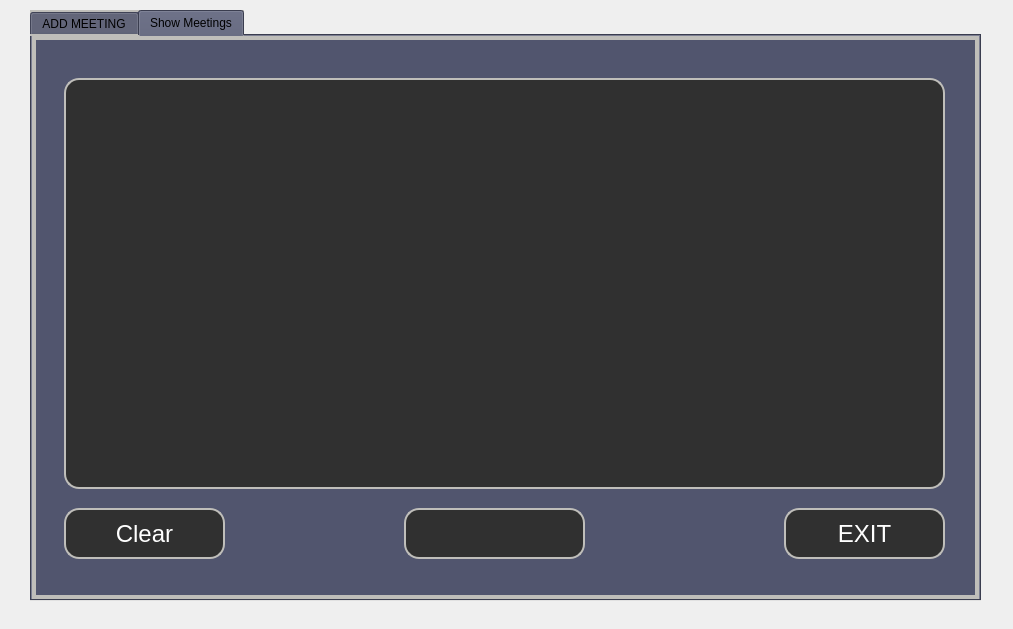
<?xml version="1.0" encoding="UTF-8"?>
<ui version="4.0">
 <class>Todoja</class>
 <widget class="QDialog" name="Todoja">
  <property name="geometry">
   <rect>
    <x>0</x>
    <y>0</y>
    <width>1013</width>
    <height>629</height>
   </rect>
  </property>
  <property name="windowTitle">
   <string>Dialog</string>
  </property>
  <property name="styleSheet">
   <string notr="true">*{
background:url(C:/Users/ALA/Desktop/2A/projet/hammerrrm.jpg);
}</string>
  </property>
  <widget class="QTabWidget" name="tabWidget">
   <property name="geometry">
    <rect>
     <x>30</x>
     <y>10</y>
     <width>951</width>
     <height>591</height>
    </rect>
   </property>
   <property name="styleSheet">
    <string notr="true">*{
	background:#51556e;
	border: 2px  solid #bfbeba;
}</string>
   </property>
   <property name="tabPosition">
    <enum>QTabWidget::North</enum>
   </property>
   <property name="tabShape">
    <enum>QTabWidget::Rounded</enum>
   </property>
   <property name="currentIndex">
    <number>1</number>
   </property>
   <property name="elideMode">
    <enum>Qt::ElideNone</enum>
   </property>
   <property name="documentMode">
    <bool>false</bool>
   </property>
   <property name="tabsClosable">
    <bool>false</bool>
   </property>
   <property name="movable">
    <bool>true</bool>
   </property>
   <property name="tabBarAutoHide">
    <bool>false</bool>
   </property>
   <widget class="QWidget" name="tab">
    <attribute name="title">
     <string>ADD MEETING</string>
    </attribute>
    <widget class="QLabel" name="label_7">
     <property name="geometry">
      <rect>
       <x>250</x>
       <y>40</y>
       <width>421</width>
       <height>51</height>
      </rect>
     </property>
     <property name="styleSheet">
      <string notr="true">*{
    font-family:century gothic;border:none;
    font-size:24px;
	color:#bfbeba;
}

</string>
     </property>
     <property name="text">
      <string>Put The Task Of The Employee Here</string>
     </property>
    </widget>
    <widget class="QPushButton" name="ADD">
     <property name="geometry">
      <rect>
       <x>510</x>
       <y>440</y>
       <width>131</width>
       <height>51</height>
      </rect>
     </property>
     <property name="font">
      <font>
       <pointsize>12</pointsize>
      </font>
     </property>
     <property name="styleSheet">
      <string notr="true">*{
color:white;
border-radius: 15px;border: 2px solid #bfbeba;
background:#303030;
}

*:hover
{
	color:#303030;
	border-radius:15px;
	background:white
}</string>
     </property>
     <property name="text">
      <string>ADD</string>
     </property>
    </widget>
    <widget class="QPushButton" name="EXIT">
     <property name="geometry">
      <rect>
       <x>740</x>
       <y>440</y>
       <width>131</width>
       <height>50</height>
      </rect>
     </property>
     <property name="font">
      <font>
       <pointsize>12</pointsize>
      </font>
     </property>
     <property name="styleSheet">
      <string notr="true">*{
color:white;
border-radius: 15px;border: 2px solid #bfbeba;
background:#303030;
}

*:hover
{
	color:#303030;
	border-radius:15px;
	background:white
}</string>
     </property>
     <property name="text">
      <string>EXIT</string>
     </property>
    </widget>
    <widget class="QLabel" name="ID_OBJ">
     <property name="geometry">
      <rect>
       <x>50</x>
       <y>130</y>
       <width>81</width>
       <height>41</height>
      </rect>
     </property>
     <property name="font">
      <font>
       <family>century gothic</family>
       <pointsize>-1</pointsize>
      </font>
     </property>
     <property name="styleSheet">
      <string notr="true">*{
    font-family:century gothic;
    font-size:24px;
	color:white;
	border:none;
}

</string>
     </property>
     <property name="text">
      <string>ID_MET</string>
     </property>
    </widget>
    <widget class="QLineEdit" name="IDA">
     <property name="geometry">
      <rect>
       <x>160</x>
       <y>320</y>
       <width>141</width>
       <height>31</height>
      </rect>
     </property>
     <property name="font">
      <font>
       <pointsize>14</pointsize>
      </font>
     </property>
     <property name="acceptDrops">
      <bool>true</bool>
     </property>
     <property name="styleSheet">
      <string notr="true">*{
background:transparent;
border:none;
color:white;
border-bottom:1px solid #717072;
}</string>
     </property>
     <property name="inputMask">
      <string/>
     </property>
     <property name="text">
      <string/>
     </property>
     <property name="maxLength">
      <number>32767</number>
     </property>
     <property name="echoMode">
      <enum>QLineEdit::Normal</enum>
     </property>
     <property name="placeholderText">
      <string>123456</string>
     </property>
    </widget>
    <widget class="QLineEdit" name="LMET">
     <property name="geometry">
      <rect>
       <x>150</x>
       <y>140</y>
       <width>141</width>
       <height>31</height>
      </rect>
     </property>
     <property name="font">
      <font>
       <pointsize>14</pointsize>
      </font>
     </property>
     <property name="acceptDrops">
      <bool>true</bool>
     </property>
     <property name="styleSheet">
      <string notr="true">*{
background:transparent;
border:none;
color:white;
border-bottom:1px solid #717072;
}</string>
     </property>
     <property name="inputMask">
      <string/>
     </property>
     <property name="text">
      <string/>
     </property>
     <property name="maxLength">
      <number>32767</number>
     </property>
     <property name="echoMode">
      <enum>QLineEdit::Normal</enum>
     </property>
     <property name="placeholderText">
      <string>123456</string>
     </property>
    </widget>
    <widget class="QLineEdit" name="LIdroom">
     <property name="geometry">
      <rect>
       <x>190</x>
       <y>260</y>
       <width>131</width>
       <height>31</height>
      </rect>
     </property>
     <property name="font">
      <font>
       <pointsize>14</pointsize>
      </font>
     </property>
     <property name="acceptDrops">
      <bool>true</bool>
     </property>
     <property name="styleSheet">
      <string notr="true">*{
background:transparent;
border:none;
color:white;
border-bottom:1px solid #717072;
}</string>
     </property>
     <property name="inputMask">
      <string/>
     </property>
     <property name="text">
      <string/>
     </property>
     <property name="maxLength">
      <number>32767</number>
     </property>
     <property name="echoMode">
      <enum>QLineEdit::Normal</enum>
     </property>
     <property name="placeholderText">
      <string>123456</string>
     </property>
    </widget>
    <widget class="QCalendarWidget" name="LDATE">
     <property name="geometry">
      <rect>
       <x>480</x>
       <y>120</y>
       <width>421</width>
       <height>291</height>
      </rect>
     </property>
    </widget>
    <widget class="QLabel" name="ID_OBJ_5">
     <property name="geometry">
      <rect>
       <x>380</x>
       <y>130</y>
       <width>71</width>
       <height>51</height>
      </rect>
     </property>
     <property name="styleSheet">
      <string notr="true">*{
    font-family:century gothic;
    font-size:24px;
	color:white;
	border:none;
}

</string>
     </property>
     <property name="text">
      <string>DATE</string>
     </property>
    </widget>
    <widget class="QLabel" name="ID_OBJ_2">
     <property name="geometry">
      <rect>
       <x>50</x>
       <y>250</y>
       <width>121</width>
       <height>41</height>
      </rect>
     </property>
     <property name="font">
      <font>
       <family>century gothic</family>
       <pointsize>-1</pointsize>
      </font>
     </property>
     <property name="styleSheet">
      <string notr="true">*{
    font-family:century gothic;
    font-size:24px;
	color:white;
	border:none;
}

</string>
     </property>
     <property name="text">
      <string>ID_ROOM</string>
     </property>
    </widget>
    <widget class="QLabel" name="ID_OBJ_4">
     <property name="geometry">
      <rect>
       <x>50</x>
       <y>310</y>
       <width>61</width>
       <height>41</height>
      </rect>
     </property>
     <property name="font">
      <font>
       <family>century gothic</family>
       <pointsize>-1</pointsize>
      </font>
     </property>
     <property name="styleSheet">
      <string notr="true">*{
    font-family:century gothic;
    font-size:24px;
	color:white;
	border:none;
}

</string>
     </property>
     <property name="text">
      <string>ID_A</string>
     </property>
    </widget>
    <widget class="QLabel" name="ID_OBJ_3">
     <property name="geometry">
      <rect>
       <x>50</x>
       <y>390</y>
       <width>91</width>
       <height>41</height>
      </rect>
     </property>
     <property name="font">
      <font>
       <family>century gothic</family>
       <pointsize>-1</pointsize>
      </font>
     </property>
     <property name="styleSheet">
      <string notr="true">*{
    font-family:century gothic;
    font-size:24px;
	color:white;
	border:none;
}

</string>
     </property>
     <property name="text">
      <string>ID_AUD</string>
     </property>
    </widget>
    <widget class="QLabel" name="ID_OBJ_6">
     <property name="geometry">
      <rect>
       <x>50</x>
       <y>470</y>
       <width>161</width>
       <height>41</height>
      </rect>
     </property>
     <property name="font">
      <font>
       <family>century gothic</family>
       <pointsize>-1</pointsize>
      </font>
     </property>
     <property name="styleSheet">
      <string notr="true">*{
    font-family:century gothic;
    font-size:24px;
	color:white;
	border:none;
}

</string>
     </property>
     <property name="text">
      <string>DESCRIPTION</string>
     </property>
    </widget>
    <widget class="QLineEdit" name="LDescr">
     <property name="geometry">
      <rect>
       <x>230</x>
       <y>470</y>
       <width>131</width>
       <height>31</height>
      </rect>
     </property>
     <property name="font">
      <font>
       <pointsize>14</pointsize>
      </font>
     </property>
     <property name="acceptDrops">
      <bool>true</bool>
     </property>
     <property name="styleSheet">
      <string notr="true">*{
background:transparent;
border:none;
color:white;
border-bottom:1px solid #717072;
}</string>
     </property>
     <property name="inputMask">
      <string/>
     </property>
     <property name="text">
      <string/>
     </property>
     <property name="maxLength">
      <number>32767</number>
     </property>
     <property name="echoMode">
      <enum>QLineEdit::Normal</enum>
     </property>
     <property name="placeholderText">
      <string>Aa</string>
     </property>
    </widget>
    <widget class="QLineEdit" name="Tidobj">
     <property name="geometry">
      <rect>
       <x>170</x>
       <y>400</y>
       <width>131</width>
       <height>31</height>
      </rect>
     </property>
     <property name="font">
      <font>
       <pointsize>14</pointsize>
      </font>
     </property>
     <property name="acceptDrops">
      <bool>true</bool>
     </property>
     <property name="styleSheet">
      <string notr="true">*{
background:transparent;
border:none;
color:white;
border-bottom:1px solid #717072;
}</string>
     </property>
     <property name="inputMask">
      <string/>
     </property>
     <property name="text">
      <string/>
     </property>
     <property name="maxLength">
      <number>32767</number>
     </property>
     <property name="echoMode">
      <enum>QLineEdit::Normal</enum>
     </property>
     <property name="cursorPosition">
      <number>0</number>
     </property>
     <property name="readOnly">
      <bool>false</bool>
     </property>
     <property name="placeholderText">
      <string>123456</string>
     </property>
    </widget>
    <widget class="QLabel" name="ID_OBJ_7">
     <property name="geometry">
      <rect>
       <x>50</x>
       <y>190</y>
       <width>121</width>
       <height>41</height>
      </rect>
     </property>
     <property name="font">
      <font>
       <family>century gothic</family>
       <pointsize>-1</pointsize>
      </font>
     </property>
     <property name="styleSheet">
      <string notr="true">*{
    font-family:century gothic;
    font-size:24px;
	color:white;
	border:none;
}

</string>
     </property>
     <property name="text">
      <string>ID_LS</string>
     </property>
    </widget>
    <widget class="QLineEdit" name="IDLS">
     <property name="geometry">
      <rect>
       <x>190</x>
       <y>200</y>
       <width>131</width>
       <height>31</height>
      </rect>
     </property>
     <property name="font">
      <font>
       <pointsize>14</pointsize>
      </font>
     </property>
     <property name="acceptDrops">
      <bool>true</bool>
     </property>
     <property name="styleSheet">
      <string notr="true">*{
background:transparent;
border:none;
color:white;
border-bottom:1px solid #717072;
}</string>
     </property>
     <property name="inputMask">
      <string/>
     </property>
     <property name="text">
      <string/>
     </property>
     <property name="maxLength">
      <number>32767</number>
     </property>
     <property name="echoMode">
      <enum>QLineEdit::Normal</enum>
     </property>
     <property name="placeholderText">
      <string>123456</string>
     </property>
    </widget>
   </widget>
   <widget class="QWidget" name="tab_2">
    <attribute name="title">
     <string>Show Meetings</string>
    </attribute>
    <widget class="QTableView" name="TabAff">
     <property name="geometry">
      <rect>
       <x>30</x>
       <y>40</y>
       <width>881</width>
       <height>411</height>
      </rect>
     </property>
     <property name="autoFillBackground">
      <bool>false</bool>
     </property>
     <property name="styleSheet">
      <string notr="true">*{
color: #bfbeba ;
gridline-color: #bfbeba;
font-size: 12pt;
border-radius: 15px;
background: #303030;
}

*::selection
{
background-color:white;
border : 1px solid red;
}</string>
     </property>
     <property name="tabKeyNavigation">
      <bool>true</bool>
     </property>
     <property name="showGrid">
      <bool>true</bool>
     </property>
     <property name="sortingEnabled">
      <bool>false</bool>
     </property>
     <property name="wordWrap">
      <bool>false</bool>
     </property>
     <attribute name="horizontalHeaderDefaultSectionSize">
      <number>106</number>
     </attribute>
     <attribute name="horizontalHeaderShowSortIndicator" stdset="0">
      <bool>false</bool>
     </attribute>
     <attribute name="horizontalHeaderStretchLastSection">
      <bool>false</bool>
     </attribute>
     <attribute name="verticalHeaderVisible">
      <bool>false</bool>
     </attribute>
     <attribute name="verticalHeaderCascadingSectionResizes">
      <bool>false</bool>
     </attribute>
     <attribute name="verticalHeaderHighlightSections">
      <bool>false</bool>
     </attribute>
     <attribute name="verticalHeaderShowSortIndicator" stdset="0">
      <bool>false</bool>
     </attribute>
     <attribute name="verticalHeaderStretchLastSection">
      <bool>false</bool>
     </attribute>
    </widget>
    <widget class="QPushButton" name="EXIT_2">
     <property name="geometry">
      <rect>
       <x>750</x>
       <y>470</y>
       <width>161</width>
       <height>51</height>
      </rect>
     </property>
     <property name="font">
      <font>
       <pointsize>18</pointsize>
      </font>
     </property>
     <property name="styleSheet">
      <string notr="true">*{
color:white;
border-radius: 15px;border: 2px solid #bfbeba;
background:#303030;
}

*:hover
{
	color:#303030;
	border-radius:15px;
	background:white
}</string>
     </property>
     <property name="text">
      <string>EXIT</string>
     </property>
    </widget>
    <widget class="QPushButton" name="ADD_6">
     <property name="geometry">
      <rect>
       <x>30</x>
       <y>470</y>
       <width>161</width>
       <height>51</height>
      </rect>
     </property>
     <property name="font">
      <font>
       <pointsize>18</pointsize>
      </font>
     </property>
     <property name="styleSheet">
      <string notr="true">*{
color:white;
border-radius: 15px;border: 2px solid #bfbeba;
background:#303030;
}

*:hover
{
	color:#303030;
	border-radius:15px;
	background:white
}</string>
     </property>
     <property name="text">
      <string>Clear</string>
     </property>
    </widget>
    <widget class="QLabel" name="Time">
     <property name="geometry">
      <rect>
       <x>370</x>
       <y>470</y>
       <width>181</width>
       <height>51</height>
      </rect>
     </property>
     <property name="font">
      <font>
       <pointsize>20</pointsize>
      </font>
     </property>
     <property name="styleSheet">
      <string notr="true">*{
color:white;
border-radius: 15px;border: 2px solid #bfbeba;
background:#303030;
}

*:hover
{
	color:#303030;
	border-radius:15px;
	background:white
}</string>
     </property>
     <property name="text">
      <string/>
     </property>
    </widget>
   </widget>
  </widget>
 </widget>
 <resources/>
 <connections/>
</ui>
